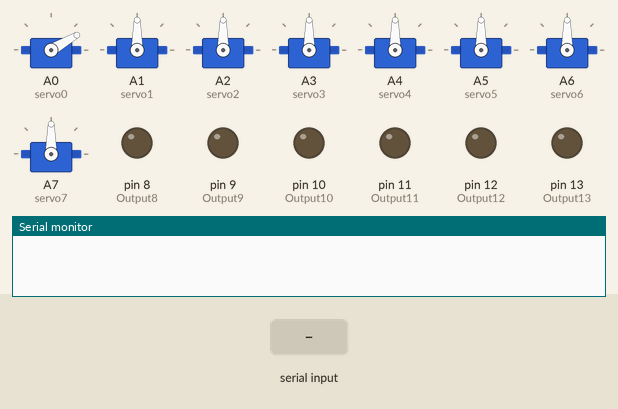
Bench run of a sketch on a simulated Arduino Nano, built with avr-gcc and run on an emulated ATmega328P. Shown: 8 × servo, output pins drawn as LEDs (lit = HIGH), the last lines printed to the serial monitor. The inputs (shaded band) are chosen by the test bench.

Above: at 1.2 s.
1.3 s: "SV\n" received over Serial
At 2.5 s:
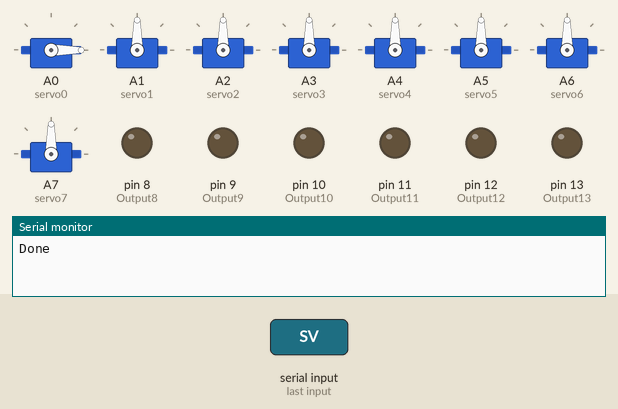
2.8 s: "ST\n" received over Serial
4.3 s: "JF\n" received over Serial
Timing chart, 0 to 7.3 s (numbered marks = the images above; inputs shaded):
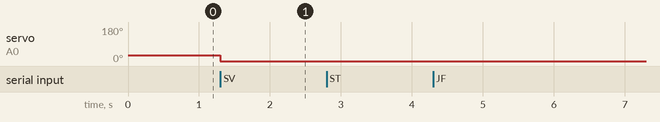

Measured:
- after the input at 1.3 s, servo on A0 (servo0): 30° → 0° at once

The sketch:

AR4_nano.ino
```cpp
// (licence header left out)
#include <Servo.h>

// Firmware version
const char* VERSION = "0.0.1";

String inData;

Servo servo0;
Servo servo1;
Servo servo2;
Servo servo3;
Servo servo4;
Servo servo5;
Servo servo6;
Servo servo7;

const int Input2 = 2;
const int Input3 = 3;
const int Input4 = 4;
const int Input5 = 5;
const int Input6 = 6;
const int Input7 = 7;

const int Output8 = 8;
const int Output9 = 9;
const int Output10 = 10;
const int Output11 = 11;
const int Output12 = 12;
const int Output13 = 13;

void setup() {
  // run once:
  Serial.begin(9600);

  pinMode(A0, OUTPUT);
  pinMode(A1, OUTPUT);
  pinMode(A2, OUTPUT);
  pinMode(A3, OUTPUT);
  pinMode(A4, OUTPUT);
  pinMode(A5, OUTPUT);
  pinMode(A6, OUTPUT);
  pinMode(A7, OUTPUT);

  pinMode(Input2, INPUT_PULLUP);
  pinMode(Input3, INPUT_PULLUP);
  pinMode(Input4, INPUT_PULLUP);
  pinMode(Input5, INPUT_PULLUP);
  pinMode(Input6, INPUT_PULLUP);
  pinMode(Input7, INPUT_PULLUP);

  pinMode(Output8, OUTPUT);
  pinMode(Output9, OUTPUT);
  pinMode(Output10, OUTPUT);
  pinMode(Output11, OUTPUT);
  pinMode(Output12, OUTPUT);
  pinMode(Output13, OUTPUT);

  servo0.attach(A0);
  servo1.attach(A1);
  servo2.attach(A2);
  servo3.attach(A3);
  servo4.attach(A4);
  servo5.attach(A5);
  servo6.attach(A6);
  servo7.attach(A7);

  // Make servo0 (the servo gripper) go to an arbitrary initial position,
  // otherwise it goes to some unknow position beyond the acceptable range
  servo0.write(30);
}

void loop() {
  // start loop
  while (Serial.available() > 0) {
    char received = Serial.read();
    inData += received;
    // Process message when new line character is received
    if (received == '\n') {
      String function = inData.substring(0, 2);

      if (function == "ST") {
        Serial.println(String(VERSION));
      }

      //-----COMMAND TO MOVE SERVO-----
      if (function == "SV") {
        int SVstart = inData.indexOf('V');
        int POSstart = inData.indexOf('P');
        int servoNum = inData.substring(SVstart + 1, POSstart).toInt();
        int servoPOS = inData.substring(POSstart + 1).toInt();
        if (servoNum == 0) {
          servo0.write(servoPOS);
        }
        if (servoNum == 1) {
          servo1.write(servoPOS);
        }
        if (servoNum == 2) {
          servo2.write(servoPOS);
        }
        if (servoNum == 3) {
          servo3.write(servoPOS);
        }
        if (servoNum == 4) {
          servo4.write(servoPOS);
        }
        if (servoNum == 5) {
          servo5.write(servoPOS);
        }
        if (servoNum == 6) {
          servo6.write(servoPOS);
        }
        if (servoNum == 7) {
          servo7.write(servoPOS);
        }
        Serial.println("Done");
      }

      //-----COMMAND TO READ SERVO POSITION-----
      if (function == "SP") {
        int SPstart = inData.indexOf('P');
        int servoNum = inData.substring(SPstart + 1).toInt();
        if (servoNum == 0) {
          Serial.println(servo0.read());
        }
        if (servoNum == 1) {
          Serial.println(servo1.read());
        }
        if (servoNum == 2) {
          Serial.println(servo2.read());
        }
        if (servoNum == 3) {
          Serial.println(servo3.read());
        }
        if (servoNum == 4) {
          Serial.println(servo4.read());
        }
        if (servoNum == 5) {
          Serial.println(servo5.read());
        }
        if (servoNum == 6) {
          Serial.println(servo6.read());
        }
        if (servoNum == 7) {
          Serial.println(servo7.read());
        }
      }

      //-----COMMAND IF INPUT THEN JUMP-----
      if (function == "JF") {
        int IJstart = inData.indexOf('X');
        int IJTabstart = inData.indexOf('T');
        int IJInputNum = inData.substring(IJstart + 1, IJTabstart).toInt();
        if (digitalRead(IJInputNum) == HIGH) {
          Serial.println("T");
        }
        if (digitalRead(IJInputNum) == LOW) {
          Serial.println("F");
        }
      }

      //-----COMMAND SET OUTPUT ON-----
      if (function == "ON") {
        int ONstart = inData.indexOf('X');
        int outputNum = inData.substring(ONstart + 1).toInt();
        digitalWrite(outputNum, HIGH);
        Serial.println("Done");
      }
      //-----COMMAND SET OUTPUT OFF-----
      if (function == "OF") {
        int ONstart = inData.indexOf('X');
        int outputNum = inData.substring(ONstart + 1).toInt();
        digitalWrite(outputNum, LOW);
        Serial.println("Done");
      }
      //-----COMMAND TO WAIT INPUT ON-----
      if (function == "WI") {
        int WIstart = inData.indexOf('N');
        int InputNum = inData.substring(WIstart + 1).toInt();
        while (digitalRead(InputNum) == LOW) {
          delay(100);
        }
        Serial.println("Done");
      }
      //-----COMMAND TO WAIT INPUT OFF-----
      if (function == "WO") {
        int WIstart = inData.indexOf('N');
        int InputNum = inData.substring(WIstart + 1).toInt();

        // String InputStr =  String("Input" + InputNum);
        // uint8_t Input = atoi(InputStr.c_str ());
        while (digitalRead(InputNum) == HIGH) {
          delay(100);
        }
        Serial.println("Done");
      }
      //-----COMMAND ECHO TEST MESSAGE-----
      if (function == "TM") {
        String echo = inData.substring(2);
        Serial.println(echo);
      }

      inData = "";  // Clear received buffer
    }
  }
}
```
